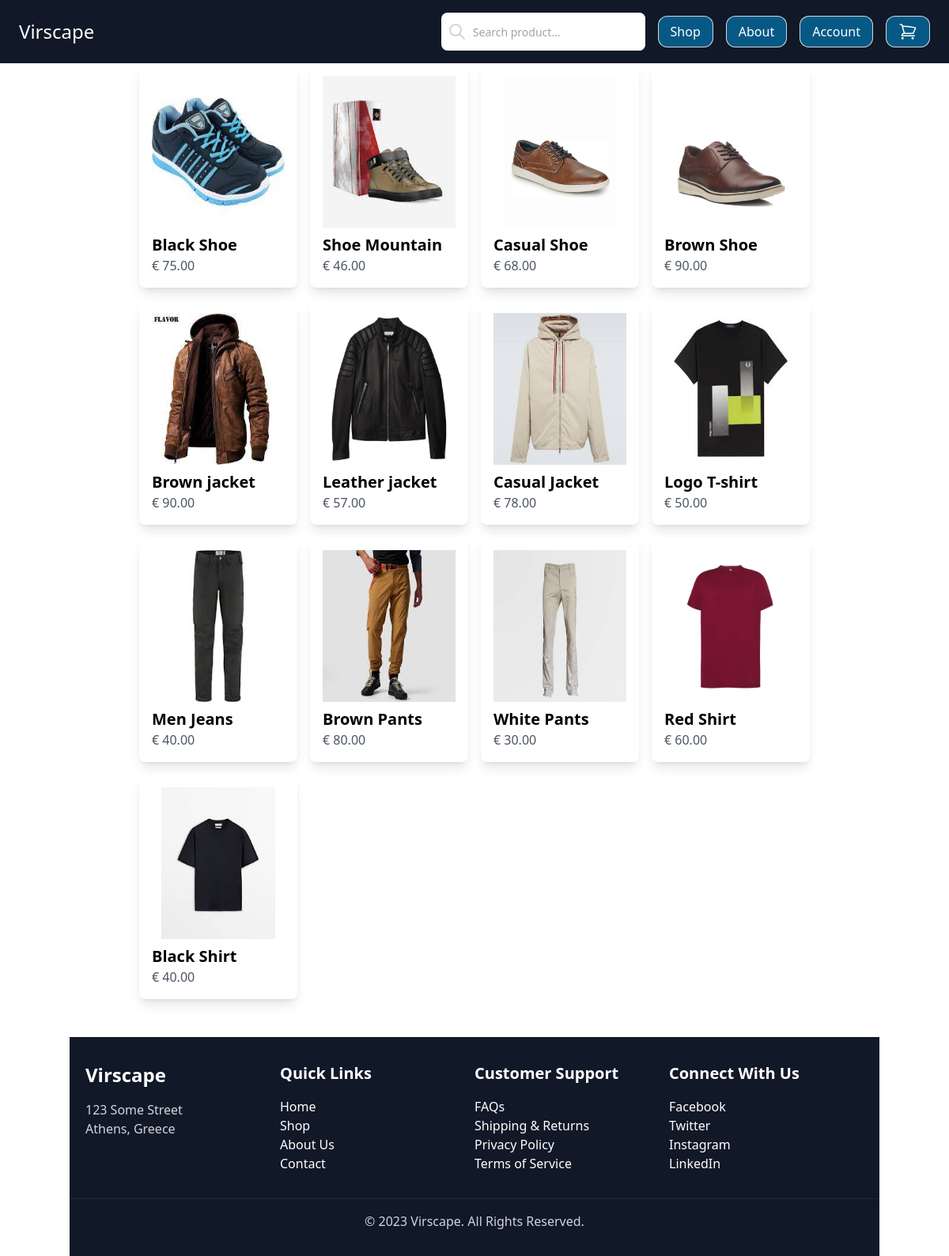
The app's page /shop/ with its own data.
### shop/models.py (models this page shows, shortened)
class Item(models.Model):
    category = models.ForeignKey(Category, related_name='item', on_delete=models.CASCADE)
    title = models.CharField(max_length=50)
    description = models.TextField(blank=True)
    slug = models.SlugField(null=False, unique=True)
    image = models.ImageField(upload_to='uploads/', blank=True, null=True)
    price = models.FloatField()
    created_date = models.DateField(auto_now_add=True)
    updated_date = models.DateField(auto_now=True)
    favourites = models.ManyToManyField(User, related_name='favourite', default=None, blank=True)
    class Meta:
        ordering = ('-created_date',)
    def get_image(self):
        if self.image:
            return self.image.url

### shop/views.py (the view)
# urls.py: path('shop/', views.shop, name='shop'),
def shop(request):
    item = Item.objects.all()
    context = {'item':item}
    return render(request, 'shop/shop.html', context)

### shop/templates/shop/shop.html
{% extends 'core/base.html' %}
{% block content %}
<div class="grid grid-cols-1 sm:grid-cols-2 md:grid-cols-3 lg:grid-cols-4 gap-4">
    {% for item in item.all %}
    <div class="p-4 bg-white shadow-lg rounded-lg">
        <a href="{% url 'view_item' item.category.slug item.slug %}">
            <img src="{{ item.get_image }}" alt="Image of {{ item.title }}" class="max-w-full mx-auto h-48">
        </a>
        <div class="mt-2">
            <h3 class="text-xl font-semibold">
                <a href="{% url 'view_item' item.category.slug item.slug %}">{{ item.title }}</a>
            </h3>
            <p class="text-gray-600">€ {{ item.price|floatformat:2 }}</p>
        </div>
    </div>
    {% endfor %}
</div>
<br>
{% endblock content %}

### records on screen
Item: get_image (picture), title "Black Shoe", price "75.00"
Item: get_image (picture), title "Shoe Mountain", price "46.00"
Item: get_image (picture), title "Casual Shoe", price "68.00"
Item: get_image (picture), title "Brown Shoe", price "90.00"
Item: get_image (picture), title "Brown jacket", price "90.00"
Item: get_image (picture), title "Leather jacket", price "57.00"
Item: get_image (picture), title "Casual Jacket", price "78.00"
Item: get_image (picture), title "Logo T-shirt", price "50.00"
Item: get_image (picture), title "Men Jeans", price "40.00"
Item: get_image (picture), title "Brown Pants", price "80.00"
Item: get_image (picture), title "White Pants", price "30.00"
Item: get_image (picture), title "Red Shirt", price "60.00"
Item: get_image (picture), title "Black Shirt", price "40.00"
